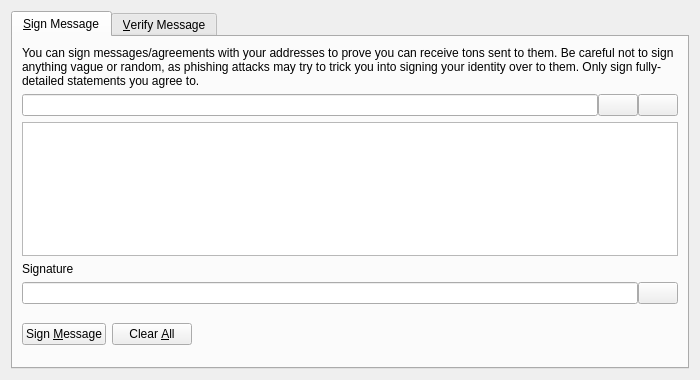
<?xml version="1.0" encoding="UTF-8"?>
<ui version="4.0">
 <class>SignVerifyMessageDialog</class>
 <widget class="QDialog" name="SignVerifyMessageDialog">
  <property name="geometry">
   <rect>
    <x>0</x>
    <y>0</y>
    <width>700</width>
    <height>380</height>
   </rect>
  </property>
  <property name="windowTitle">
   <string>Signatures - Sign / Verify a Message</string>
  </property>
  <property name="modal">
   <bool>true</bool>
  </property>
  <layout class="QVBoxLayout" name="verticalLayout">
   <item>
    <widget class="QTabWidget" name="tabWidget">
     <property name="currentIndex">
      <number>0</number>
     </property>
     <widget class="QWidget" name="tabSignMessage">
      <attribute name="title">
       <string>&amp;Sign Message</string>
      </attribute>
      <layout class="QVBoxLayout" name="verticalLayout_SM">
       <item>
        <widget class="QLabel" name="infoLabel_SM">
         <property name="text">
          <string>You can sign messages/agreements with your addresses to prove you can receive tons sent to them. Be careful not to sign anything vague or random, as phishing attacks may try to trick you into signing your identity over to them. Only sign fully-detailed statements you agree to.</string>
         </property>
         <property name="textFormat">
          <enum>Qt::PlainText</enum>
         </property>
         <property name="wordWrap">
          <bool>true</bool>
         </property>
        </widget>
       </item>
       <item>
        <layout class="QHBoxLayout" name="horizontalLayout_1_SM">
         <property name="spacing">
          <number>0</number>
         </property>
         <item>
          <widget class="QValidatedLineEdit" name="addressIn_SM">
           <property name="toolTip">
            <string>The ton address to sign the message with</string>
           </property>
          </widget>
         </item>
         <item>
          <widget class="QPushButton" name="addressBookButton_SM">
           <property name="toolTip">
            <string>Choose previously used address</string>
           </property>
           <property name="text">
            <string/>
           </property>
           <property name="icon">
            <iconset resource="../ton.qrc">
             <normaloff>:/icons/address-book</normaloff>:/icons/address-book</iconset>
           </property>
           <property name="shortcut">
            <string>Alt+A</string>
           </property>
           <property name="autoDefault">
            <bool>false</bool>
           </property>
          </widget>
         </item>
         <item>
          <widget class="QPushButton" name="pasteButton_SM">
           <property name="toolTip">
            <string>Paste address from clipboard</string>
           </property>
           <property name="text">
            <string/>
           </property>
           <property name="icon">
            <iconset resource="../ton.qrc">
             <normaloff>:/icons/editpaste</normaloff>:/icons/editpaste</iconset>
           </property>
           <property name="shortcut">
            <string>Alt+P</string>
           </property>
           <property name="autoDefault">
            <bool>false</bool>
           </property>
          </widget>
         </item>
        </layout>
       </item>
       <item>
        <widget class="QPlainTextEdit" name="messageIn_SM">
         <property name="toolTip">
          <string>Enter the message you want to sign here</string>
         </property>
        </widget>
       </item>
       <item>
        <widget class="QLabel" name="signatureLabel_SM">
         <property name="text">
          <string>Signature</string>
         </property>
         <property name="textFormat">
          <enum>Qt::PlainText</enum>
         </property>
        </widget>
       </item>
       <item>
        <layout class="QHBoxLayout" name="horizontalLayout_2_SM">
         <property name="spacing">
          <number>0</number>
         </property>
         <item>
          <widget class="QLineEdit" name="signatureOut_SM">
           <property name="font">
            <font>
             <italic>true</italic>
            </font>
           </property>
           <property name="readOnly">
            <bool>true</bool>
           </property>
          </widget>
         </item>
         <item>
          <widget class="QPushButton" name="copySignatureButton_SM">
           <property name="toolTip">
            <string>Copy the current signature to the system clipboard</string>
           </property>
           <property name="text">
            <string/>
           </property>
           <property name="icon">
            <iconset resource="../ton.qrc">
             <normaloff>:/icons/editcopy</normaloff>:/icons/editcopy</iconset>
           </property>
           <property name="autoDefault">
            <bool>false</bool>
           </property>
          </widget>
         </item>
        </layout>
       </item>
       <item>
        <layout class="QHBoxLayout" name="horizontalLayout_3_SM">
         <item>
          <widget class="QPushButton" name="signMessageButton_SM">
           <property name="toolTip">
            <string>Sign the message to prove you own this ton address</string>
           </property>
           <property name="text">
            <string>Sign &amp;Message</string>
           </property>
           <property name="icon">
            <iconset resource="../ton.qrc">
             <normaloff>:/icons/edit</normaloff>:/icons/edit</iconset>
           </property>
           <property name="autoDefault">
            <bool>false</bool>
           </property>
          </widget>
         </item>
         <item>
          <widget class="QPushButton" name="clearButton_SM">
           <property name="toolTip">
            <string>Reset all sign message fields</string>
           </property>
           <property name="text">
            <string>Clear &amp;All</string>
           </property>
           <property name="icon">
            <iconset resource="../ton.qrc">
             <normaloff>:/icons/remove</normaloff>:/icons/remove</iconset>
           </property>
           <property name="autoDefault">
            <bool>false</bool>
           </property>
          </widget>
         </item>
         <item>
          <spacer name="horizontalSpacer_1_SM">
           <property name="orientation">
            <enum>Qt::Horizontal</enum>
           </property>
           <property name="sizeHint" stdset="0">
            <size>
             <width>40</width>
             <height>48</height>
            </size>
           </property>
          </spacer>
         </item>
         <item>
          <widget class="QLabel" name="statusLabel_SM">
           <property name="font">
            <font>
             <weight>75</weight>
             <bold>true</bold>
            </font>
           </property>
           <property name="text">
            <string/>
           </property>
           <property name="wordWrap">
            <bool>true</bool>
           </property>
          </widget>
         </item>
         <item>
          <spacer name="horizontalSpacer_2_SM">
           <property name="orientation">
            <enum>Qt::Horizontal</enum>
           </property>
           <property name="sizeHint" stdset="0">
            <size>
             <width>40</width>
             <height>48</height>
            </size>
           </property>
          </spacer>
         </item>
        </layout>
       </item>
      </layout>
     </widget>
     <widget class="QWidget" name="tabVerifyMessage">
      <attribute name="title">
       <string>&amp;Verify Message</string>
      </attribute>
      <layout class="QVBoxLayout" name="verticalLayout_VM">
       <item>
        <widget class="QLabel" name="infoLabel_VM">
         <property name="text">
          <string>Enter the receiver's address, message (ensure you copy line breaks, spaces, tabs, etc. exactly) and signature below to verify the message. Be careful not to read more into the signature than what is in the signed message itself, to avoid being tricked by a man-in-the-middle attack. Note that this only proves the signing party receives with the address, it cannot prove sendership of any transaction!</string>
         </property>
         <property name="textFormat">
          <enum>Qt::PlainText</enum>
         </property>
         <property name="alignment">
          <set>Qt::AlignLeading|Qt::AlignLeft|Qt::AlignTop</set>
         </property>
         <property name="wordWrap">
          <bool>true</bool>
         </property>
        </widget>
       </item>
       <item>
        <layout class="QHBoxLayout" name="horizontalLayout_1_VM">
         <property name="spacing">
          <number>0</number>
         </property>
         <item>
          <widget class="QValidatedLineEdit" name="addressIn_VM">
           <property name="toolTip">
            <string>The ton address the message was signed with</string>
           </property>
          </widget>
         </item>
         <item>
          <widget class="QPushButton" name="addressBookButton_VM">
           <property name="toolTip">
            <string>Choose previously used address</string>
           </property>
           <property name="text">
            <string/>
           </property>
           <property name="icon">
            <iconset resource="../ton.qrc">
             <normaloff>:/icons/address-book</normaloff>:/icons/address-book</iconset>
           </property>
           <property name="shortcut">
            <string>Alt+A</string>
           </property>
           <property name="autoDefault">
            <bool>false</bool>
           </property>
          </widget>
         </item>
        </layout>
       </item>
       <item>
        <widget class="QPlainTextEdit" name="messageIn_VM"/>
       </item>
       <item>
        <widget class="QValidatedLineEdit" name="signatureIn_VM"/>
       </item>
       <item>
        <layout class="QHBoxLayout" name="horizontalLayout_2_VM">
         <item>
          <widget class="QPushButton" name="verifyMessageButton_VM">
           <property name="toolTip">
            <string>Verify the message to ensure it was signed with the specified ton address</string>
           </property>
           <property name="text">
            <string>Verify &amp;Message</string>
           </property>
           <property name="icon">
            <iconset resource="../ton.qrc">
             <normaloff>:/icons/transaction_0</normaloff>:/icons/transaction_0</iconset>
           </property>
           <property name="autoDefault">
            <bool>false</bool>
           </property>
          </widget>
         </item>
         <item>
          <widget class="QPushButton" name="clearButton_VM">
           <property name="toolTip">
            <string>Reset all verify message fields</string>
           </property>
           <property name="text">
            <string>Clear &amp;All</string>
           </property>
           <property name="icon">
            <iconset resource="../ton.qrc">
             <normaloff>:/icons/remove</normaloff>:/icons/remove</iconset>
           </property>
           <property name="autoDefault">
            <bool>false</bool>
           </property>
          </widget>
         </item>
         <item>
          <spacer name="horizontalSpacer_1_VM">
           <property name="orientation">
            <enum>Qt::Horizontal</enum>
           </property>
           <property name="sizeHint" stdset="0">
            <size>
             <width>40</width>
             <height>48</height>
            </size>
           </property>
          </spacer>
         </item>
         <item>
          <widget class="QLabel" name="statusLabel_VM">
           <property name="font">
            <font>
             <weight>75</weight>
             <bold>true</bold>
            </font>
           </property>
           <property name="text">
            <string/>
           </property>
           <property name="wordWrap">
            <bool>true</bool>
           </property>
          </widget>
         </item>
         <item>
          <spacer name="horizontalSpacer_2_VM">
           <property name="orientation">
            <enum>Qt::Horizontal</enum>
           </property>
           <property name="sizeHint" stdset="0">
            <size>
             <width>40</width>
             <height>48</height>
            </size>
           </property>
          </spacer>
         </item>
        </layout>
       </item>
      </layout>
     </widget>
    </widget>
   </item>
  </layout>
 </widget>
 <customwidgets>
  <customwidget>
   <class>QValidatedLineEdit</class>
   <extends>QLineEdit</extends>
   <header>qt/qvalidatedlineedit.h</header>
  </customwidget>
 </customwidgets>
 <resources>
  <include location="../ton.qrc"/>
 </resources>
 <connections/>
</ui>
